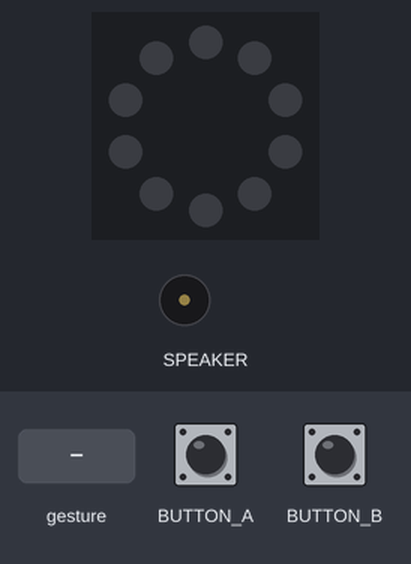
Recording of a program running on a simulated Circuit Playground running CircuitPython. Parts: the board's ring of 10 RGB LEDs (number 0 left of the top, counting anticlockwise), buzzer (waves = sounding). The test bench sets the inputs (shaded band). Dim RGB values are drawn brighter than linear; audio playback is drawn as a buzzer.

Above: at 1.2 s.
1.3 s: button A pressed for 0.15 s
At 1.9 s:
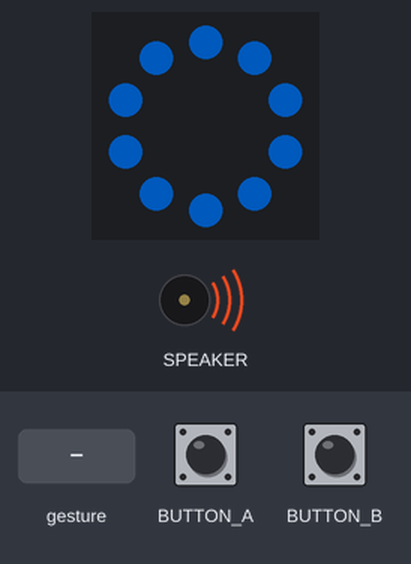
2.0 s: button B pressed for 3.2 s
At 5.8 s:
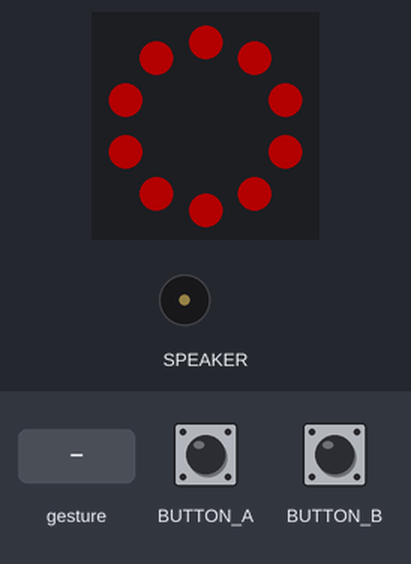
6.7 s: button A pressed for 1 s
At 6.91 s:
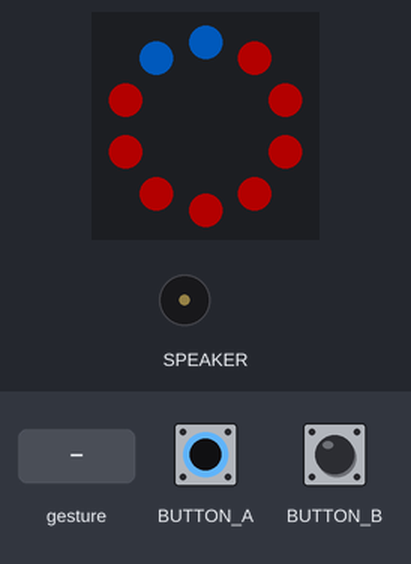
9.2 s: button B pressed for 0.15 s
At 9.26 s:
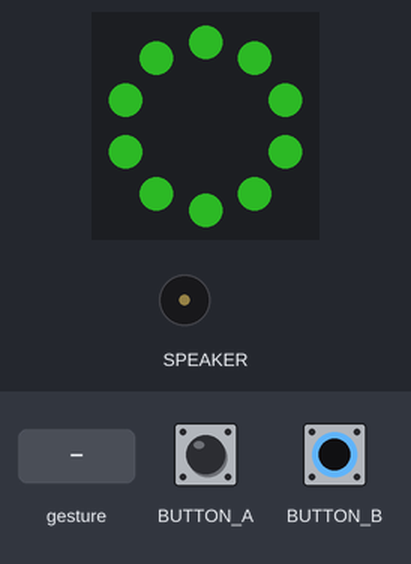
10.8 s: gesture 'shake'
At 11.2 s:
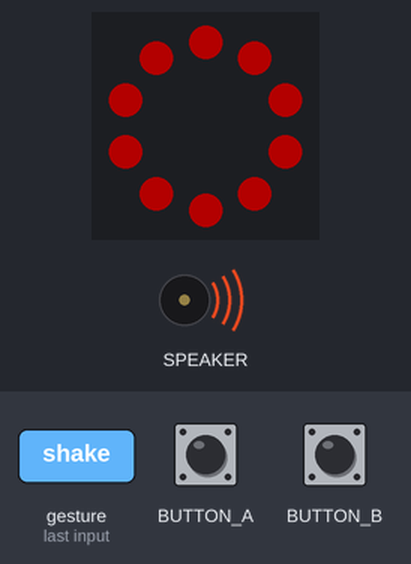
13.3 s: button B pressed for 1 s
At 13.51 s:
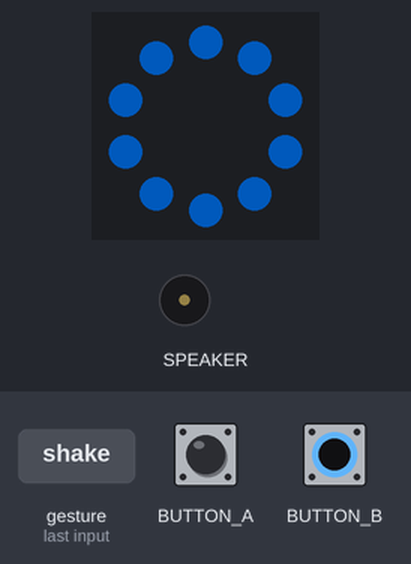
Timing chart, 0 to 16.3 s (numbered marks = the images above; inputs shaded):
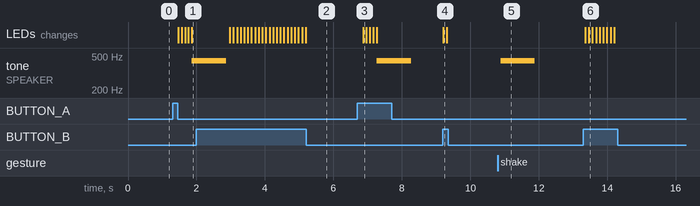

The program:

code.py
```python
"""For a detailed guide on all the features of the Circuit Playground Express (cpx) library:
https://adafru.it/cp-made-easy-on-cpx"""
import time
import microcontroller
from adafruit_circuitplayground.express import cpx

# Set this as a float from 0 to 1 to change the brightness. The decimal represents a percentage.
# So, 0.3 means 30% brightness!
cpx.pixels.brightness = 0.3

# Changes to NeoPixel state will not happen without explicitly calling show()
cpx.pixels.auto_write = False

# Light Saber colors:  light blue, Green, Red !
saber_colors = ( (0, 0, 0), (0, 121, 255), (58, 238, 49), (204, 0, 0) )
blade_on = False

while True:

    # Saber ON/OFF button
    if cpx.button_a:

        if blade_on == False:

            color_index = 1 # Default to the blue saber

            cpx.pixels[9] = saber_colors[color_index]
            cpx.pixels[0] = saber_colors[color_index]
            time.sleep(0.1)
            cpx.pixels.show()

            cpx.pixels[8] = saber_colors[color_index]
            cpx.pixels[1] = saber_colors[color_index]
            time.sleep(0.1)
            cpx.pixels.show()

            cpx.pixels[7] = saber_colors[color_index]
            cpx.pixels[2] = saber_colors[color_index]
            time.sleep(0.1)
            cpx.pixels.show()

            cpx.pixels[6] = saber_colors[color_index]
            cpx.pixels[3] = saber_colors[color_index]
            time.sleep(0.1)
            cpx.pixels.show()

            cpx.pixels[5] = saber_colors[color_index]
            cpx.pixels[4] = saber_colors[color_index]
            time.sleep(0.1)
            cpx.pixels.show()

            cpx.play_file("cool_saber.wav")

            blade_on = True

        else:

            #Turn the blade off.
            blade_on = False

            color_index = 0

            cpx.pixels.fill( saber_colors[color_index] )
            cpx.pixels.show()

    #Change saber color button
    elif cpx.button_b:

        if color_index < (len(saber_colors) - 1):
            color_index += 1

        else:
            color_index = 0
            blade_on = False

        cpx.pixels.fill( saber_colors[color_index] )
        cpx.pixels.show()

    if cpx.shake(20) and blade_on:
        cpx.play_file("saber_swing.wav")

    #Driod SOUNDS :} when the blade is turned off
    cpx.detect_taps = 2
    if cpx.tapped and blade_on == False:
        cpx.play_file("happy_three_chirp.wav")
```

Measured:
- after the input at 1.3 s, tone on SPEAKER: silent → 440 Hz after 0.57 s; the LEDs: first change after 0.17 s (image 1 shows a later state)
- after the input at 2.0 s, the LEDs: first change after 0.97 s (image 2 shows a later state)
- after the input at 6.7 s, tone on SPEAKER: silent → 440 Hz after 0.57 s, → silent 1.0 s later; the LEDs: change after 0.17 s (image 3)
- after the input at 9.2 s, the LEDs: change at once (image 4)
- after the input at 10.8 s, tone on SPEAKER: silent → 440 Hz after 0.09 s, → silent 1.0 s later
- after the input at 13.3 s, the LEDs: first change after 0.06 s (image 6 shows a later state)
